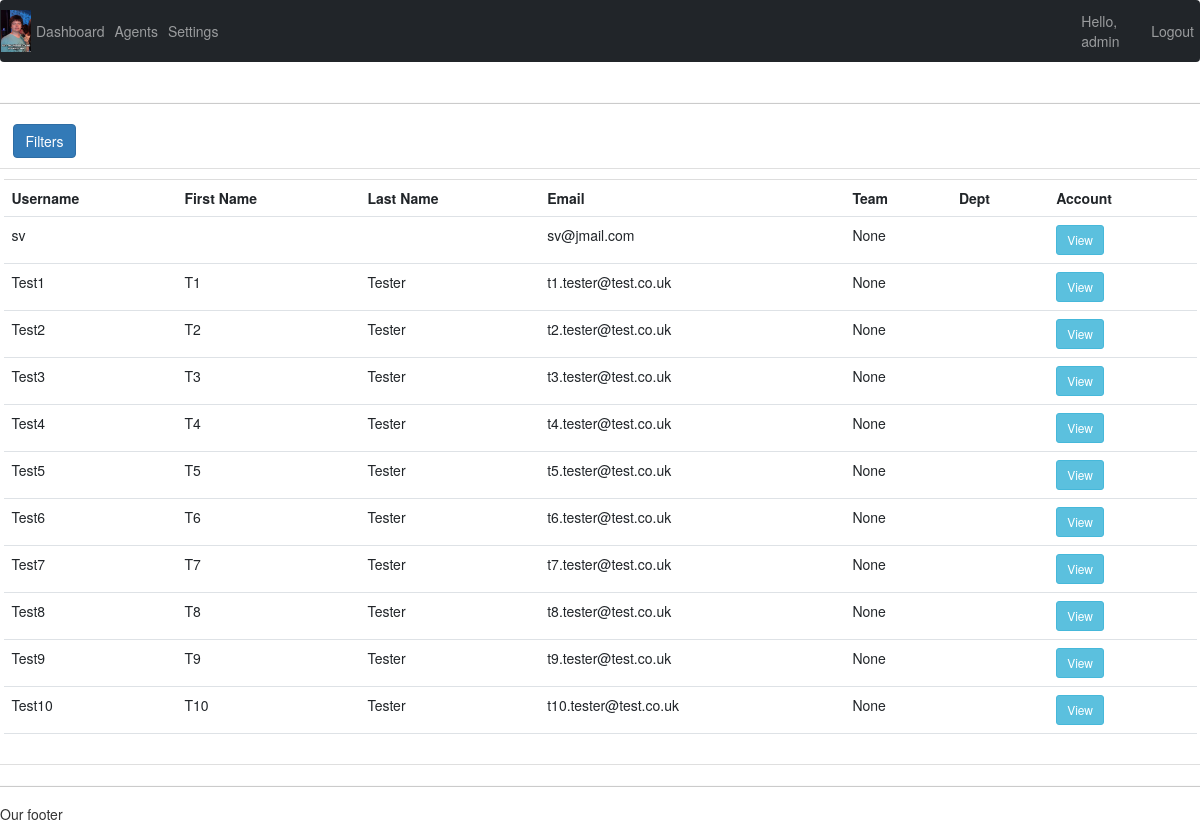
The page /agent_list/ (signed in) on the database its author committed.
### accounts/models.py (models this page shows, shortened)
class Agent(models.Model):
    user = models.OneToOneField(User, unique=True, null=True, blank=True, on_delete=models.CASCADE)
    profile_pic = models.ImageField(default="profile.png", null=True, blank=True)
    team_id = models.ForeignKey(Team, null=True, blank=True, on_delete=models.SET_NULL)

### accounts/decorators.py (the view)
        def wrapper_func(request, *args, **kwargs):
            groups = None
            exists = None
            if request.user.groups.exists():
                groups = request.user.groups.all()
            for group in groups:
                if group.name in allowed_roles:
                    exists = 1
            if exists == 1:
                return view_func(request, *args, **kwargs)
            else:
                return redirect("agent_page", request.user.id)

### accounts/views.py (called while the page is built)
@login_required(login_url="login")
@allowed_users(allowed_roles=["Admin", "Supervisor"])
def agentList(request):
    agents = Agent.objects.filter(user__is_superuser=False)
    myFilter = AgentListFilter(request.GET, queryset=agents)
    agents = myFilter.qs
    title = "Agent List"
    context = {
        "title": title,
        'agents': agents,
        'myFilter': myFilter
    }
    return render(request, 'accounts/agent_list.html', context)

### accounts/templates/accounts/agent_list.html (shortened to what this page needs)
{% extends 'accounts/main.html' %}
{% block content %}
<div class="row">
    <div class="col">
        <hr>
        <p class="filter_btn">
            <button class="btn btn-primary" type="button" data-toggle="collapse" data-target="#collapseAgentFilter" aria-expanded="false" aria-controls="collapseAgentFilter">
                Filters
            </button>
          </p>
    </div>
</div>
<div class="row">
    <div class="col-md">
        <div class="card card-body">
            <table class="table table-sm">
                <tr>
                    <th>Username</th>
                    <th>First Name</th>
                    <th>Last Name</th>
                    <th>Email</th>
                    <th>Team</th>
                    <th>Dept</th>
                    <th>Account</th>
                </tr>
                {% for agent in agents %}
                    <tr>
                        <td>{{ agent.user }}</td>
                        <td>{{ agent.user.first_name }}</td>
                        <td>{{ agent.user.last_name }}</td>
                        <td>{{ agent.user.email }}</td>
                        <td>{{ agent.team_id }}</td>
                        <td>{{ agent.team_id.department_id }}</td>
                        <td><a class="btn btn-sm btn-info" href="{% url 'agent_page' agent.id %}">View</a></td>
                    </tr>
                {% endfor %}
            </table>
        </div>
    </div>
</div>
{% endblock content %}

### accounts/templates/accounts/main.html (shortened to what this page needs)
{% load static %}
<!DOCTYPE html>
<html lang="en">
<head>
    <link href="{% static 'css/bootstrap.min.css' %}" rel="stylesheet">
    <link href="{% static 'css/bootstrap.rtl.min.css' %}" rel="stylesheet">
    <link href="{% static 'css/bootstrap-grid.min.css' %}" rel="stylesheet">
    <link href="{% static 'css/bootstrap-grid.rtl.min.css' %}" rel="stylesheet">
    <link href="{% static 'css/bootstrap-reboot.min.css' %}" rel="stylesheet">
    <link href="{% static 'css/bootstrap-reboot.rtl.min.css' %}" rel="stylesheet">
    <link href="{% static 'css/bootstrap-utilities.min.css' %}" rel="stylesheet">
    <link href="{% static 'css/bootstrap-utilities.rtl.min.css' %}" rel="stylesheet">
    <link href="{% static 'css/collapse.min.css' %}" rel="stylesheet">
    <link href="{% static 'css/generic.css' %}" rel="stylesheet">
</head>
<body>
    {% include 'accounts/navbar.html' %}
    {% block content %}
    {% endblock %}
    <hr>
    <h5>Our footer</h5>
</body>
</html>

### accounts/templates/accounts/navbar.html
{% load static %}
<nav class="navbar navbar-expand-lg navbar-dark bg-dark">
  <img src="{% static 'images/Logo.jpg' %}" width="30px">
  <ul class="navbar-nav" style="width: 100%;">
    {% if request.user.is_staff %}
    <li class="nav-item active">
      <a class="nav-link" href="{% url 'home' %}">Dashboard</a>
    </li>
    <li class="nav-item">
      <a class="nav-link" href="{% url 'agent_list' %}">Agents</a>
    </li>
    {% endif %}
    <li class="nav-item">
      <a class="nav-link" href="{% url 'account' %}">Settings</a>
    </li>
  </ul>
  <ul class="navbar-nav">
    <li class="nav-item" style="float: right; color: white;">
      <span class="nav-link">Hello, {{ request.user }}</span>
    </li>
    <li class="nav-item" style="float: right; color: white;">
      <a class="nav-link" href="{% url 'logout' %}">Logout</a>
    </li>
  </ul>
</nav>

### static/css/generic.css (style rules this page uses)
.filter_btn { margin-left: 20px; }

### rows shown on the page
Agent: user "sv", user.email "sv@jmail.com", team_id "None"
Agent: user "Test1", user.first_name "T1", user.last_name "Tester", user.email "t1.tester@test.co.uk", team_id "None"
Agent: user "Test2", user.first_name "T2", user.last_name "Tester", user.email "t2.tester@test.co.uk", team_id "None"
Agent: user "Test3", user.first_name "T3", user.last_name "Tester", user.email "t3.tester@test.co.uk", team_id "None"
Agent: user "Test4", user.first_name "T4", user.last_name "Tester", user.email "t4.tester@test.co.uk", team_id "None"
Agent: user "Test5", user.first_name "T5", user.last_name "Tester", user.email "t5.tester@test.co.uk", team_id "None"
Agent: user "Test6", user.first_name "T6", user.last_name "Tester", user.email "t6.tester@test.co.uk", team_id "None"
Agent: user "Test7", user.first_name "T7", user.last_name "Tester", user.email "t7.tester@test.co.uk", team_id "None"
Agent: user "Test8", user.first_name "T8", user.last_name "Tester", user.email "t8.tester@test.co.uk", team_id "None"
Agent: user "Test9", user.first_name "T9", user.last_name "Tester", user.email "t9.tester@test.co.uk", team_id "None"
Agent: user "Test10", user.first_name "T10", user.last_name "Tester", user.email "t10.tester@test.co.uk", team_id "None"

### other values the page prints
{{ request.user }} "admin"
